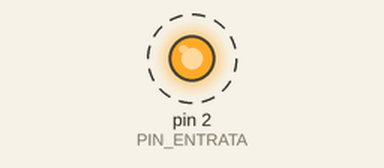
Recording of a sketch running on a simulated Arduino Uno, built with avr-gcc and run on an emulated ATmega328P. Shown: output pins drawn as LEDs (lit = HIGH). Dashed ring = blinking.

Above: at 0.2 s.
Timing chart, 0 to 3.0 s (numbered marks = the images above):
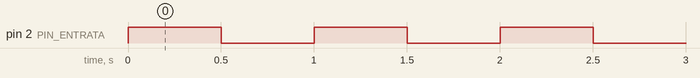

Measured:
- by itself, pin 2 (PIN_ENTRATA): alternates HIGH for 0.50 s and LOW for 0.50 s

The sketch:

_03_Blink_LED.ino
```cpp
#define PIN_ENTRATA 2
#define SLEEP 500

void setup() {
 Serial.begin(9600);
 pinMode(PIN_ENTRATA, OUTPUT);
}

void loop() {
  digitalWrite(PIN_ENTRATA, HIGH);
  delay(SLEEP);
  digitalWrite(PIN_ENTRATA, LOW);
  delay(SLEEP);
}
```
